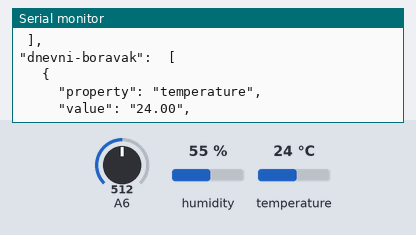
Recording of a sketch running on a simulated Arduino Uno, built for the host (arithmetic inside an expression is 32-bit, double 64-bit). On the bench: the last lines printed to the serial monitor. The inputs (shaded band) are chosen by the test bench; at power-on: humidity 55 %, A6 = 512, temperature 24 °C.

Above: at 1.8 s.
1.9 s: humidity set to 22 %
At 3.2 s:
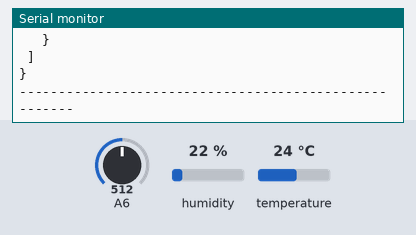
3.5 s: A6 set to 390
5.1 s: temperature set to 12 °C
At 5.4 s:
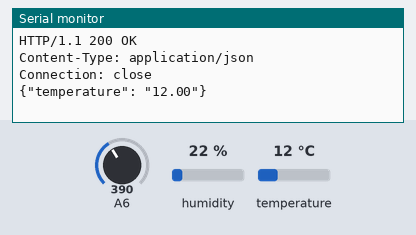
6.7 s: A6 set to 410
At 8.0 s:
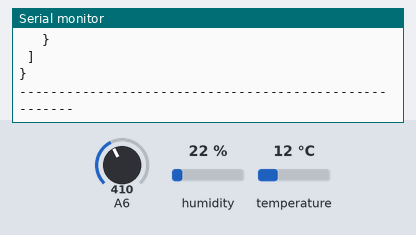
8.3 s: humidity set to 40 %
At 10.84 s:
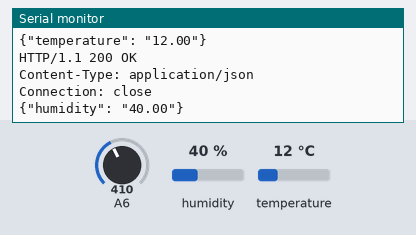
Timing chart, 0 to 10.9 s (numbered marks = the images above; inputs shaded):
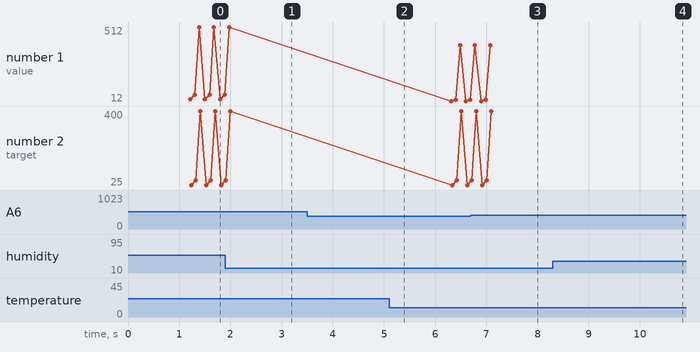

Measured:
- after the input at 5.1 s, the serial monitor: prints a new line at once (image 2)
- after the input at 8.3 s, the serial monitor: prints a new line after 2.4 s (image 4)

The sketch:

test.ino
```cpp
#include <DHT.h>
#include "test.h"


#define DHTPIN 2
#define DHTTYPE DHT21


DHT dht(DHTPIN, DHTTYPE);

Temperature temperature = Temperature(&dht, 6);
Humidity humidity = Humidity(&dht, 5);
Light light = Light(6, 36);

Property* properties[] = {&temperature, &humidity, &light};

Room kuhinja = Room(String("kuhinja"), properties);
Room kupaona = Room(String("kupaona"), properties);
Room dnevniBoravak = Room(String("dnevni-boravak"), properties);

Room arr[3] = {kuhinja, kupaona, dnevniBoravak};

RequestHandler requestHandler = RequestHandler(arr, 3);

String m = "GET";
String p = "/kuhinja/temperature/";


void setup() {
  Serial.begin(9600);

  dht.begin();
}


void loop() {
  Serial.println(requestHandler.handleRequest(m, p));
  Serial.println();
  delay(500);
  p = "/kuhinja/humidity";
  Serial.println(requestHandler.handleRequest(m, p));
  Serial.println();
  delay(500);
  p = "/kuhinja/light";
  Serial.println(requestHandler.handleRequest(m, p));
  Serial.println();
  p = "/conf";
  Serial.println(requestHandler.handleRequest(m, p));
  Serial.println();
  p = "/kuhinja/temperature";

  Serial.println("------------------------------------------------------");
  delay(3000);
}
```

test.cpp
```cpp
#include <Arduino.h>
#include "test.h"


//-----------------------------------------------------------------

Temperature::Temperature(DHT* dht, int pin):
	sensor(dht),
	controlPin(pin),
  target(25.00)
{}

String Temperature::getName() {
	return String("temperature");
}

float Temperature::readValue() {
	return sensor->readTemperature();
}

void Temperature::setValue(float value) {
	if(value >= 0.5) {
		digitalWrite(controlPin, HIGH);
	} else {
		digitalWrite(controlPin, LOW);
	}
}

float Temperature::getTarget() {
  return target;
}

//-----------------------------------------------------------------

Humidity::Humidity(DHT* dht, int pin):
	sensor(dht),
	controlPin(pin),
  target(50.00)
{}

String Humidity::getName() {
	return String("humidity");
}

float Humidity::readValue() {
	return sensor->readHumidity();
}

void Humidity::setValue(float value) {
	if(value >= 0.5) {
		digitalWrite(controlPin, HIGH);
	} else {
		digitalWrite(controlPin, LOW);
	}
}

float Humidity::getTarget() {
  return target;
}

//-----------------------------------------------------------------

Light::Light(int sensor, int pin){
	sensorPin = sensor;
	controlPin = pin;
  target = 400;
}

String Light::getName() {
	return String("light");
}

float Light::readValue() {
	return (float)analogRead(sensorPin);
}

void Light::setValue(float value) {
	if(value >= 0.5) {
		digitalWrite(controlPin, HIGH);
	} else {
		digitalWrite(controlPin, LOW);
	}
}

float Light::getTarget() {
  return target;
}

//-----------------------------------------------------------------

Room::Room(String r, Property* p[3]):
  roomName(r),
  properties(p)
{}

String Room::getName() {
      return roomName;
}

float Room::readValue(String parameter) {
  for(int i = 0; i < 3; i++) {
    if(properties[i]->getName() == parameter) {
      return properties[i]->readValue();
    }
  }
  return 0.0;
}

//-----------------------------------------------------------------

RequestHandler::RequestHandler(Room *a, int num){
      rooms = a;
      numberOfRooms = num;
}


void RequestHandler::listRooms() {
      for(int i = 0; i < numberOfRooms; i++) {
        Serial.println(rooms[i].getName());

      }
}

String RequestHandler::extractLocation(String path) {
  String response = path.substring(1, path.indexOf('/', 1));
  if(response == -1) {
    return "";
  } else {
    return response;
  }
}

String RequestHandler::extractParameter(String path) {
  int i = path.indexOf('/', 1) + 1;
  String response;
  if(path.indexOf('/', i) == -1) {
	  response = path.substring(i, path.length());
  } else {
	response = path.substring(i, path.indexOf('/', i));
  }
  if(response == -1) {
    return "";
  } else {
    return response;
  }
}

bool RequestHandler::requestValid(String method, String location, String parameter) {
  bool methodStatus = (method == "GET" || method == "POST");
  bool locationStatus = false, parameterStatus = false;
  String parameters[] = {"temperature", "humidity", "light"};


  if((location == "conf" || location == "conf/") && parameter == "") {
    locationStatus = true;
    parameterStatus = true;
  } else {
    for(int i = 0; i < numberOfRooms; i++) {
      if(rooms[i].getName() == location) {
        locationStatus = true;
        break;
      }
    }

    for(int i = 0; i < 3; i++) {
      if(parameters[i] == parameter) {
        parameterStatus = true;
        break;
      }
    }
  }
  return methodStatus && locationStatus && parameterStatus;
}

float RequestHandler::readParameter(String location, String parameter) {
  for(int i = 0; i < numberOfRooms; i++) {
    if(rooms[i].getName() == location) {
      return rooms[i].readValue(parameter);
    }
  }
  return 0.0;
}

String RequestHandler::confResponse() {
  String response;
  response.concat("{\n");

  for(int i = 0; i < numberOfRooms; i++) {
    response.concat("\"" + rooms[i].getName() + "\": ");
    response.concat(" [\n");

    for(int j = 0; j < 3; j++) {
      response.concat("   {\n");
      response.concat("     \"property\": \"" + rooms[i].properties[j]->getName() + "\",\n");
      response.concat("     \"value\": \"" + (String) rooms[i].properties[j]->readValue() + "\",\n");
      response.concat("     \"target\": \"" + (String) rooms[i].properties[j]->getTarget() + "\"\n");
      response.concat("   }\n");
      if(j < 2) {
        response.concat(",");
      }
    }

    response.concat(" ]");
    if(i < numberOfRooms-1) {
      response.concat(",");
    }
    response.concat("\n");
  }

  response.concat("}\n");
  return response;
}

String RequestHandler::handleRequest(String method, String path) {
  String location = this->extractLocation(path);
  String parameter = this->extractParameter(path);
  String response;
  if(this->requestValid(method, location, parameter)) {
    response.concat("HTTP/1.1 200 OK\n");
    response.concat("Content-Type: application/json\n");
    response.concat("Connection: close\n\n");
    if(location == "conf" || location == "conf/") {
      response.concat(this->confResponse());
    } else {
      if(method == "POST") {
          //u rooms nades sobu po imenu
          // nades parametar koji je trazes

      } else {
        response.concat("{\"" + parameter + "\": \"");
        response.concat(this->readParameter(location, parameter));
        response.concat("\"}");
      }
    }
  } else {
    response.concat("HTTP/1.1 400 Bad Request\n");
  }
  return response;
}
```

test.h
```cpp
#ifndef smarthome_h
#define smarthome_h


#include "Arduino.h"
#include "DHT.h"


class Property {
  public:
    virtual String getName() = 0;
    virtual float readValue() = 0;
    virtual void setValue(float value) = 0;
    virtual float getTarget() = 0;

  private:
    int halo;
};

//--------------------------------------------------------

class Room {
  private:
    String roomName;

  public:
    Room(String r, Property** p);

    String getName();

    float readValue(String parameter);

    Property** properties;
};

//-----------------------------------------------------------------

class Temperature : public Property {
  private:
		DHT* sensor;
		int controlPin;
    float target;

	public:
		Temperature(DHT* dht, int pin);

    String getName();
    float readValue();
		void setValue(float value);
    float getTarget();

};

//-----------------------------------------------------------------

class Humidity : public Property {
  private:
		DHT* sensor;
		int controlPin;
    float target;

	public:
		Humidity(DHT* dht, int pin);

    String getName();
    float readValue();
		void setValue(float value);
    float getTarget();
};

//-----------------------------------------------------------------

class Light : public Property {
	private:
		int sensorPin;
		int controlPin;
    int target;


	public:
		Light(int sensor, int pin);

		String getName();
		float readValue();
		void setValue(float value);
   float getTarget();
};

//-----------------------------------------------------------------

class RequestHandler {
  public:
    Room* rooms;
    int numberOfRooms;

    bool requestValid(String method, String location, String parameter);

    String extractLocation(String path);

    String extractParameter(String path);

    float readParameter(String location, String parameter);

    String confResponse();


    RequestHandler(Room *a, int num);

    String handleRequest(String method, String path);

    void listRooms();
};


#endif
```
